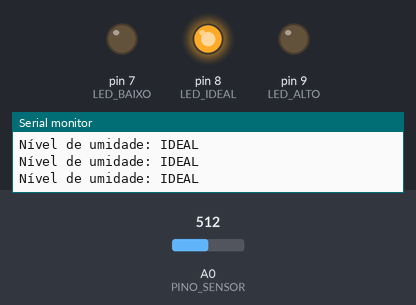
Simulated run of this sketch. Board: Arduino Uno, built with avr-gcc and run on an emulated ATmega328P. On the bench: output pins drawn as LEDs (lit = HIGH), the last lines printed to the serial monitor. The test bench sets the inputs (shaded band); at power-on: A0 (PINO_SENSOR) = 512.

Above: at 1.3 s.
1.4 s: A0 (PINO_SENSOR) set to 794
2.9 s: A0 (PINO_SENSOR) set to 814
At 4.1 s:
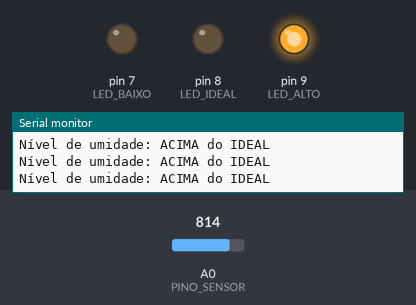
4.5 s: A0 (PINO_SENSOR) set to 190
At 5.3 s:
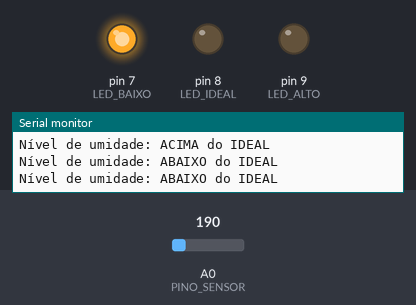
6.0 s: A0 (PINO_SENSOR) set to 216
At 6.5 s:
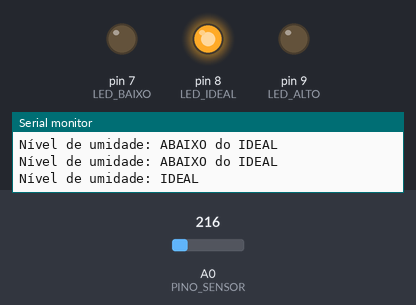
7.5 s: A0 (PINO_SENSOR) set to 122
At 8.9 s:
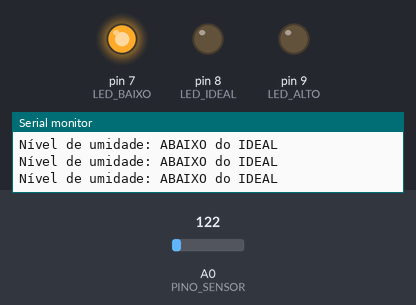
Timing chart, 0 to 10.0 s (numbered marks = the images above; inputs shaded):
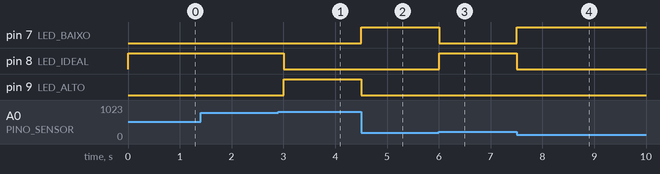

The sketch:

main.ino
```cpp
// Pinos
const int PINO_SENSOR = A0;
const int LED_BAIXO   = 7;
const int LED_IDEAL   = 8;
const int LED_ALTO    = 9;

// Limiares de leitura
const int LIMIAR_BAIXO = 200;
const int LIMIAR_ALTO  = 800;

void setLeds(bool baixo, bool ideal, bool alto) {
  digitalWrite(LED_BAIXO, baixo ? HIGH : LOW);
  digitalWrite(LED_IDEAL, ideal ? HIGH : LOW);
  digitalWrite(LED_ALTO,  alto  ? HIGH : LOW);
}

void setup() {
  pinMode(PINO_SENSOR, INPUT);
  pinMode(LED_BAIXO, OUTPUT);
  pinMode(LED_IDEAL, OUTPUT);
  pinMode(LED_ALTO, OUTPUT);

  Serial.begin(9600);
}

void loop() {
  int leitura = analogRead(PINO_SENSOR);

  if (leitura <= LIMIAR_BAIXO) {
    setLeds(true, false, false);
    Serial.println("Nível de umidade: ABAIXO do IDEAL");
  }
  else if (leitura <= LIMIAR_ALTO) {
    setLeds(false, true, false);
    Serial.println("Nível de umidade: IDEAL");
  }
  else {
    setLeds(false, false, true);
    Serial.println("Nível de umidade: ACIMA do IDEAL");
  }

  delay(500); // Evita spam na serial
}
```

Measured:
- the behaviour switches between 800 and 801 on A0 (PINO_SENSOR) (found by bisection; images 0 and 1)
- the behaviour switches between 200 and 201 on A0 (PINO_SENSOR) (found by bisection; images 2 and 3)
- after the input at 2.9 s, pin 8 (LED_IDEAL): HIGH → LOW after 0.10 s; pin 9 (LED_ALTO): LOW → HIGH after 0.10 s
- after the input at 4.5 s, pin 7 (LED_BAIXO): LOW → HIGH at once; pin 9 (LED_ALTO): HIGH → LOW at once
- after the input at 6.0 s, pin 7 (LED_BAIXO): HIGH → LOW at once; pin 8 (LED_IDEAL): LOW → HIGH at once
- after the input at 7.5 s, pin 7 (LED_BAIXO): LOW → HIGH at once; pin 8 (LED_IDEAL): HIGH → LOW at once
